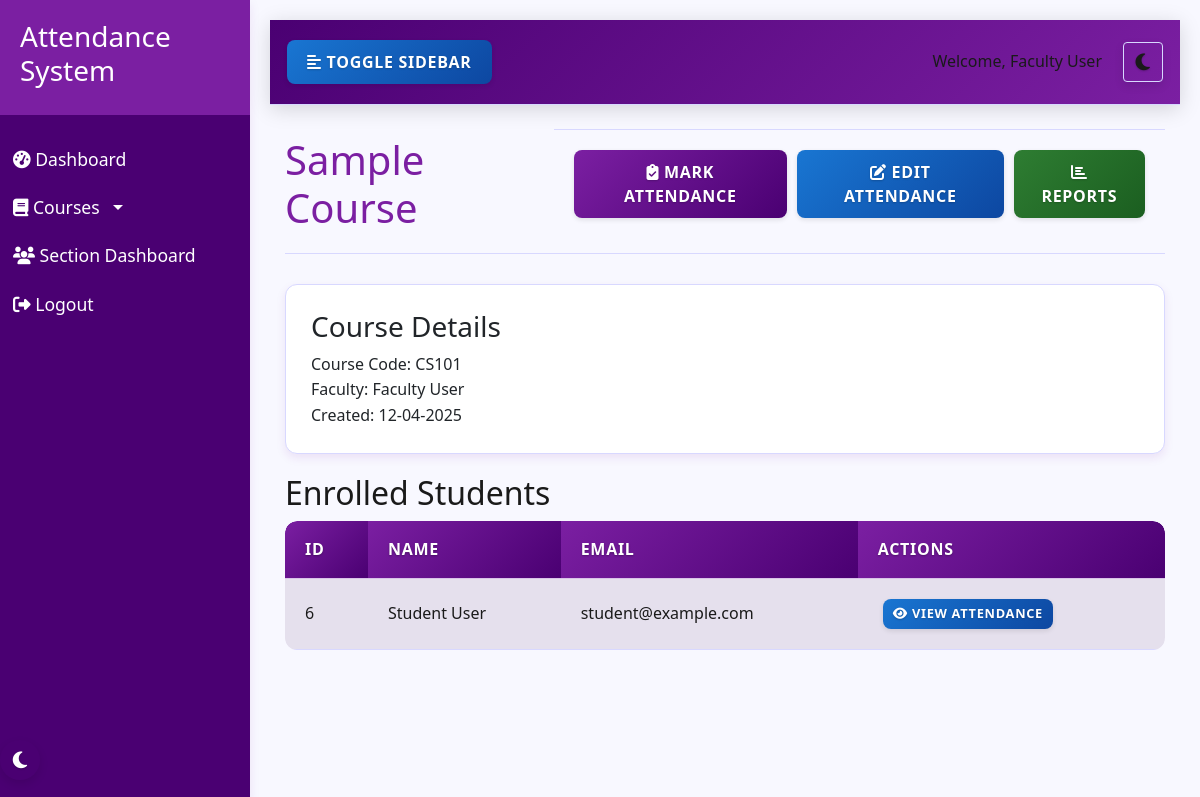
Screenshot of /faculty/course/2 (signed in) with the database file from the repository.
### models.py (models this page shows, shortened)
class User(db.Model, UserMixin):
    id = db.Column(db.Integer, primary_key=True)
    name = db.Column(db.String(100), nullable=False)
    email = db.Column(db.String(100), unique=True, nullable=False)
    password = db.Column(db.String(200), nullable=False)
    role = db.Column(db.String(20), nullable=False)  # 'admin', 'faculty', 'student'
    department = db.Column(db.String(100), nullable=True)
    profile_pic = db.Column(db.String(200), nullable=True)
    created_at = db.Column(db.DateTime, default=datetime.utcnow)
    attendances = db.relationship('Attendance', foreign_keys='Attendance.user_id', backref='user', lazy=True)
    marked_attendances = db.relationship('Attendance', foreign_keys='Attendance.marked_by', backref='marked_by_user', lazy=True)
    leave_requests = db.relationship('LeaveRequest', foreign_keys='LeaveRequest.user_id', backref='user', lazy=True)
    approved_leaves = db.relationship('LeaveRequest', foreign_keys='LeaveRequest.approved_by', backref='approved_by_user', lazy=True)
    student_sections = db.relationship('Section', secondary=section_students, backref=db.backref('students', lazy='dynamic'))
    teacher_sections = db.relationship('Section', secondary=section_teachers, backref=db.backref('teachers', lazy='dynamic'))

class Course(db.Model):
    id = db.Column(db.Integer, primary_key=True)
    name = db.Column(db.String(100), nullable=False)
    code = db.Column(db.String(20), unique=True, nullable=False)
    faculty_id = db.Column(db.Integer, db.ForeignKey('user.id'), nullable=False)
    created_at = db.Column(db.DateTime, default=datetime.utcnow)
    attendances = db.relationship('Attendance', backref='course', lazy=True)
    faculty = db.relationship('User', foreign_keys=[faculty_id], backref='courses')
    sections = db.relationship('Section', secondary=section_courses, backref=db.backref('courses', lazy='dynamic'))

### routes/faculty.py (the view)
@faculty_bp.route('/course/<int:course_id>')
@login_required
def view_course(course_id):
    if current_user.role != 'faculty':
        flash('Access denied. Faculty privileges required.', 'danger')
        return redirect(url_for('index'))
    course = Course.query.get_or_404(course_id)
    if course.faculty_id != current_user.id:
        flash('You are not assigned to this course', 'danger')
        return redirect(url_for('faculty.dashboard'))
    sections = Section.query.filter(Section.courses.contains(course)).all()
    students = []
    for section in sections:
        students.extend([s for s in section.students if s not in students])
    return render_template('faculty/view_course.html', course=course, students=students)

### app.py (called while the page is built)
@login_manager.user_loader
def load_user(user_id):
    return User.query.get(int(user_id))

### templates/faculty/view_course.html (shortened to what this page needs)
{% extends 'base.html' %}
{% block content %}
<div class="view-course">
    <div class="page-header">
        <h1>{{ course.name }}</h1>
        <div class="course-actions">
            <a href="{{ url_for('faculty.mark_attendance', course_id=course.id) }}" class="btn btn-primary">
                <i class="fas fa-clipboard-check"></i> Mark Attendance
            </a>
            <a href="{{ url_for('faculty.edit_attendance', course_id=course.id) }}" class="btn btn-info">
                <i class="fas fa-edit"></i> Edit Attendance
            </a>
            <a href="{{ url_for('faculty.reports', course_id=course.id) }}" class="btn btn-success">
                <i class="fas fa-chart-bar"></i> Reports
            </a>
        </div>
    </div>
    <div class="course-details">
        <div class="card">
            <div class="card-body">
                <h3>Course Details</h3>
                <div class="detail-item">
                    <span class="detail-label">Course Code:</span>
                    <span class="detail-value">{{ course.code }}</span>
                </div>
                <div class="detail-item">
                    <span class="detail-label">Faculty:</span>
                    <span class="detail-value">{{ current_user.name }}</span>
                </div>
                <div class="detail-item">
                    <span class="detail-label">Created:</span>
                    <span class="detail-value">{{ course.created_at.strftime('%d-%m-%Y') }}</span>
                </div>
            </div>
        </div>
    </div>
    <div class="students-section">
        <h2>Enrolled Students</h2>
        <div class="table-responsive">
            <table class="table table-striped">
                <thead>
                    <tr>
                        <th>ID</th>
                        <th>Name</th>
                        <th>Email</th>
                        <th>Actions</th>
                    </tr>
                </thead>
                <tbody>
                    {% for student in students %}
                    <tr>
                        <td>{{ student.id }}</td>
                        <td>{{ student.name }}</td>
                        <td>{{ student.email }}</td>
                        <td>
                            <a href="#" class="btn btn-sm btn-info view-student-attendance" data-student-id="{{ student.id }}" data-student-name="{{ student.name }}">
                                <i class="fas fa-eye"></i> View Attendance
                            </a>
                        </td>
                    </tr>
                    {% endfor %}
                </tbody>
            </table>
        </div>
    </div>
</div>
{% endblock %}

### templates/base.html (shortened to what this page needs)
<!DOCTYPE html>
<html lang="en">
<head>
    <link rel="stylesheet" href="https://cdn.jsdelivr.net/npm/bootstrap@5.3.0/dist/css/bootstrap.min.css">
    <link rel="stylesheet" href="{{ url_for('static', filename='css/style.css') }}">
    <link rel="stylesheet" href="{{ url_for('static', filename='css/themes.css') }}">
    <link rel="stylesheet" href="{{ url_for('static', filename='css/dark-mode-fixes.css') }}">
    <link rel="stylesheet" href="{{ url_for('static', filename='css/button-fixes.css') }}">
    <link rel="stylesheet" href="{{ url_for('static', filename='css/table-fixes.css') }}">
    <link rel="stylesheet" href="https://cdnjs.cloudflare.com/ajax/libs/font-awesome/6.4.0/css/all.min.css">
</head>
<body>
    <div class="wrapper">
        {% if current_user.is_authenticated %}
        <nav class="sidebar">
            <div class="sidebar-header">
                <h3>Attendance System</h3>
            </div>
            <ul class="list-unstyled components">
                {% if current_user.role == 'admin' %}
                <li>
                    <a href="{{ url_for('admin.dashboard') }}"><i class="fas fa-tachometer-alt"></i> Dashboard</a>
                </li>
                <li>
                    <a href="{{ url_for('admin.manage_users') }}"><i class="fas fa-users"></i> Manage Users</a>
                </li>
                <li>
                    <a href="{{ url_for('admin.manage_courses') }}"><i class="fas fa-book"></i> Manage Courses</a>
                </li>
                <li>
                    <a href="{{ url_for('admin.manage_sections') }}"><i class="fas fa-layer-group"></i> Manage Sections</a>
                </li>
                <li>
                    <a href="{{ url_for('section.dashboard') }}"><i class="fas fa-users"></i> Section Dashboard</a>
                </li>
                <li>
                    <a href="{{ url_for('admin.reports') }}"><i class="fas fa-chart-bar"></i> Reports</a>
                </li>
                <li>
                    <a href="{{ url_for('admin.manage_leaves') }}"><i class="fas fa-calendar-alt"></i> Leave Requests</a>
                </li>
                {% elif current_user.role == 'faculty' %}
                <li>
                    <a href="{{ url_for('faculty.dashboard') }}"><i class="fas fa-tachometer-alt"></i> Dashboard</a>
                </li>
                <li>
                    <a href="javascript:void(0)" class="dropdown-toggle" id="courseDropdown">
                        <i class="fas fa-book"></i> Courses
                    </a>
                </li>
                <li>
                    <a href="{{ url_for('section.dashboard') }}"><i class="fas fa-users"></i> Section Dashboard</a>
                </li>
                {% endif %}
                <li>
                    <a href="{{ url_for('logout') }}"><i class="fas fa-sign-out-alt"></i> Logout</a>
                </li>
            </ul>
            <div class="theme-toggle">
                <button class="theme-toggle-btn" aria-label="Toggle Dark Mode">
                </button>
            </div>
        </nav>
        {% endif %}
        <div id="content" class="{% if current_user.is_authenticated %}with-sidebar{% endif %}">
            {% if current_user.is_authenticated %}
            <nav class="navbar navbar-expand-lg navbar-light bg-light">
                <div class="container-fluid">
                    <button type="button" id="sidebarCollapse" class="btn btn-info">
                        <i class="fas fa-align-left"></i>
                        <span>Toggle Sidebar</span>
                    </button>
                    <div class="d-flex align-items-center">
                        <div class="user-info me-3">
                            <span>Welcome, {{ current_user.name }}</span>
                        </div>
                        <div class="theme-toggle-navbar">
                            <button class="theme-toggle-btn btn btn-sm btn-outline-secondary" aria-label="Toggle Dark Mode">
                            </button>
                        </div>
                    </div>
                </div>
            </nav>
            {% endif %}
            <div class="container mt-4">
                {% block content %}{% endblock %}
            </div>
        </div>
    </div>
</body>
</html>

### static/css/themes.css (style rules this page uses)
[data-theme="light"] { --primary-color: #7b1fa2; --primary-light: #ae52d4; --primary-dark: #4a0072; --accent-color: #ff5722; --text-light: #ffffff; --text-dark: #1a1a1a; --text-primary: #7b1fa2; --text-secondary: #5c6bc0; --background-light: #f8f8ff; --background-dark: #121212; --card-bg-light: #ffffff; --card-bg-dark: #1e1e1e; --border-color-light: #d8d8ff; --border-color-dark: #333333; --shadow-light: 0 4px 10px rgba(123, 31, 162, 0.1); --shadow-dark: 0 4px 10px rgba(0, 0, 0, 0.3); --success-color: #2e7d32; --warning-color: #f57c00; --danger-color: #d32f2f; --info-color: #1976d2; --navbar-bg: #f0e6ff; --input-bg: #ffffff; --input-text: #1a1a1a; --input-border: #d8d8ff; --modal-bg: #ffffff; --dropdown-bg: #ffffff; --dropdown-text: #1a1a1a; --dropdown-hover: #f0e6ff; --table-header-bg: #7b1fa2; --table-header-text: #ffffff; --table-stripe-bg: rgba(123, 31, 162, 0.05); --table-hover-bg: rgba(123, 31, 162, 0.1); --table-border-color: rgba(123, 31, 162, 0.2); --btn-default-bg: #f0e6ff; --btn-default-text: #1a1a1a; --btn-primary-bg: #7b1fa2; --btn-primary-text: #ffffff; --btn-secondary-bg: #5c6bc0; --btn-secondary-text: #ffffff; --btn-success-bg: #2e7d32; --btn-success-text: #ffffff; --btn-danger-bg: #d32f2f; --btn-danger-text: #ffffff; --btn-info-bg: #1976d2; --btn-info-text: #ffffff; --btn-warning-bg: #f57c00; --btn-warning-text: #ffffff; }
body { background-color: var(--background-light); color: var(--text-dark); transition: background-color 0.3s ease, color 0.3s ease; }
.card, .stat-card, .course-card, .feature-card, .login-card { background-color: var(--card-bg-light); border-color: var(--border-color-light); transition: background-color 0.3s ease, border-color 0.3s ease, box-shadow 0.3s ease; }
.navbar { background-color: var(--navbar-bg) !important; border-color: var(--border-color-light); transition: background-color 0.3s ease, border-color 0.3s ease; }
.table { color: var(--text-dark); transition: color 0.3s ease; }
.table td { color: var(--text-dark); }
.table th, .table td { border-color: var(--border-color-light); transition: border-color 0.3s ease; }
.table thead th { background-color: var(--table-header-bg); transition: background-color 0.3s ease; }
.table tbody tr:nth-of-type(odd) { background-color: var(--table-stripe-bg); transition: background-color 0.3s ease; }
.sidebar { background: var(--primary-dark); transition: background-color 0.3s ease; }
.sidebar .sidebar-header { background: var(--primary-color); transition: background-color 0.3s ease; }
.page-header { border-color: var(--border-color-light); transition: border-color 0.3s ease; }
.btn-primary { background-color: var(--btn-primary-bg); border-color: var(--btn-primary-bg); color: var(--btn-primary-text); }
.btn-success { background-color: var(--btn-success-bg); border-color: var(--btn-success-bg); color: var(--btn-success-text); }
.btn-info { background-color: var(--btn-info-bg); border-color: var(--btn-info-bg); color: var(--btn-info-text); }
a { color: var(--primary-color); transition: color 0.3s ease; }

### static/css/table-fixes.css (style rules this page uses)
.table { margin-bottom: 0 !important; background-color: transparent !important; font-family: 'Segoe UI', Roboto, 'Helvetica Neue', Arial, sans-serif; }
.table thead th { background: linear-gradient(135deg, var(--primary-color), var(--primary-dark)); color: var(--table-header-text); font-weight: 600; text-transform: uppercase; letter-spacing: 0.7px; padding: 16px 20px; border: none; text-shadow: 0 1px 2px rgba(0, 0, 0, 0.3); }
.table thead th:first-child { border-top-left-radius: 12px; }
.table thead th:last-child { border-top-right-radius: 12px; }
.table td { border-top: 1px solid var(--table-border-color); padding: 15px 20px; vertical-align: middle; background-color: transparent !important; font-weight: 500; }
.table tbody tr:nth-of-type(odd) { background-color: var(--table-stripe-bg); }
.table-responsive { border-radius: 12px; overflow: hidden; }

### rows the page displays
User: name "Faculty User"
Course: name "Sample Course", code "CS101", created_at "12-04-2025"
User: id "6", name "Student User", email "student@example.com"
